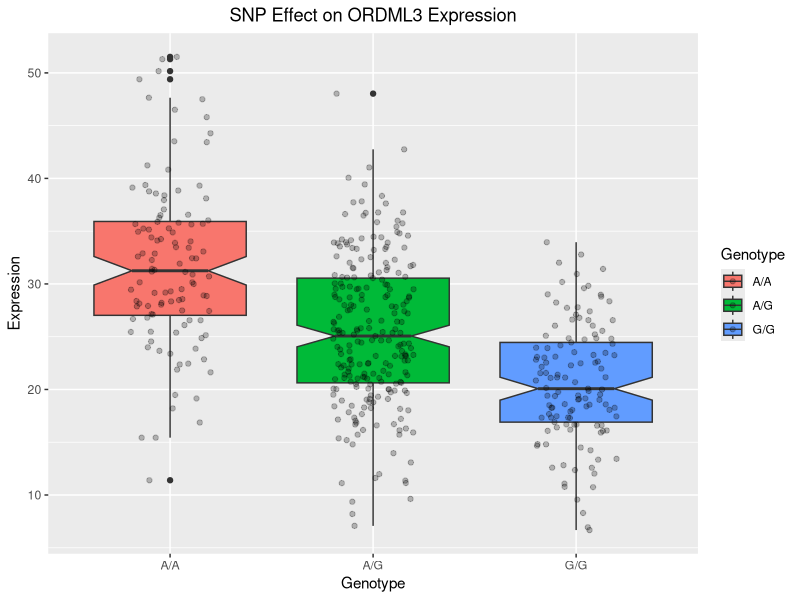

Write R code to recreate this figure.
## ---- chunk 1
#read in txt file 
expr <- read.table("sample geno exp.txt")

#look at file to make sure it looks okay
head(expr)

#get the sample size for each genotype
table(expr$geno)
## ---- chunk 2
#get the median expression values for each genotype
aa_median <- median(expr[expr$geno == "A/A",]$exp)
ag_median <- median(expr[expr$geno == "A/G",]$exp)
gg_median <- median(expr[expr$geno == "G/G",]$exp)

cat("A/A expression median: ", aa_median, "\n")
cat("A/G expression median: ", ag_median, "\n")
cat("G/G expression median: ", gg_median, "\n")
## ---- chunk 3
#can also get the summary stats (mean, median, quartiles, etc)
cat("A/A genotype:", "\n")
summary(expr[expr$geno == "A/A",])

cat("A/G genotype:", "\n")
summary(expr[expr$geno == "A/G",])

cat("G/G genotype:", "\n")
summary(expr[expr$geno == "G/G",])

## ---- chunk 4
library("ggplot2")
## ---- chunk 5
#make a box plot of the ORDML3 expression data for each genotype

ggplot(expr) +
  aes(x = geno, y = exp, fill = geno) +
  geom_boxplot(notch = TRUE) +
  geom_jitter(width = 0.2, height = 0, alpha = 0.25) +
  labs(x="Genotype", y = "Expression", title = "SNP Effect on ORDML3 Expression", fill = "Genotype") +
  theme(plot.title = element_text(hjust = 0.5))
